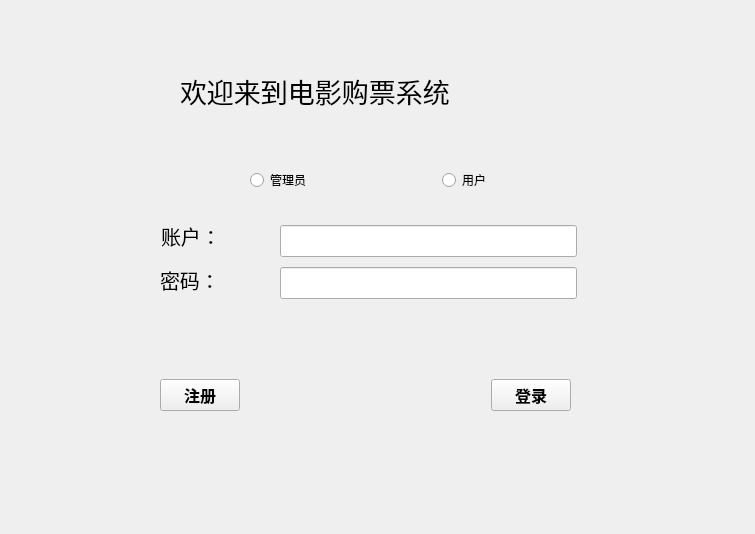
<?xml version="1.0" encoding="UTF-8"?>
<ui version="4.0">
 <class>FormLogin</class>
 <widget class="QWidget" name="FormLogin">
  <property name="geometry">
   <rect>
    <x>0</x>
    <y>0</y>
    <width>755</width>
    <height>534</height>
   </rect>
  </property>
  <property name="windowTitle">
   <string>登录界面</string>
  </property>
  <widget class="QLabel" name="userNameLabel">
   <property name="geometry">
    <rect>
     <x>161</x>
     <y>221</y>
     <width>120</width>
     <height>30</height>
    </rect>
   </property>
   <property name="font">
    <font>
     <pointsize>15</pointsize>
    </font>
   </property>
   <property name="text">
    <string>账户：</string>
   </property>
  </widget>
  <widget class="QLabel" name="passwordLabel">
   <property name="geometry">
    <rect>
     <x>160</x>
     <y>260</y>
     <width>90</width>
     <height>39</height>
    </rect>
   </property>
   <property name="font">
    <font>
     <pointsize>15</pointsize>
    </font>
   </property>
   <property name="text">
    <string>密码：</string>
   </property>
  </widget>
  <widget class="QLabel" name="titleLabel">
   <property name="geometry">
    <rect>
     <x>180</x>
     <y>50</y>
     <width>401</width>
     <height>81</height>
    </rect>
   </property>
   <property name="font">
    <font>
     <pointsize>20</pointsize>
    </font>
   </property>
   <property name="text">
    <string>欢迎来到电影购票系统</string>
   </property>
  </widget>
  <widget class="QWidget" name="layoutWidget">
   <property name="geometry">
    <rect>
     <x>280</x>
     <y>221</y>
     <width>297</width>
     <height>84</height>
    </rect>
   </property>
   <layout class="QVBoxLayout" name="verticalLayout">
    <item>
     <widget class="QLineEdit" name="accountEdit">
      <property name="font">
       <font>
        <pointsize>15</pointsize>
       </font>
      </property>
     </widget>
    </item>
    <item>
     <widget class="QLineEdit" name="passowordEdit">
      <property name="font">
       <font>
        <pointsize>15</pointsize>
       </font>
      </property>
     </widget>
    </item>
   </layout>
  </widget>
  <widget class="QWidget" name="layoutWidget">
   <property name="geometry">
    <rect>
     <x>160</x>
     <y>360</y>
     <width>411</width>
     <height>71</height>
    </rect>
   </property>
   <property name="font">
    <font>
     <pointsize>12</pointsize>
     <weight>75</weight>
     <bold>true</bold>
    </font>
   </property>
   <layout class="QHBoxLayout" name="horizontalLayout">
    <item>
     <widget class="QPushButton" name="registPushButton">
      <property name="font">
       <font>
        <pointsize>12</pointsize>
        <weight>75</weight>
        <bold>true</bold>
       </font>
      </property>
      <property name="text">
       <string>注册</string>
      </property>
     </widget>
    </item>
    <item>
     <spacer name="horizontalSpacer">
      <property name="font">
       <font>
        <pointsize>12</pointsize>
        <weight>75</weight>
        <bold>true</bold>
       </font>
      </property>
      <property name="orientation">
       <enum>Qt::Horizontal</enum>
      </property>
      <property name="sizeHint" stdset="0">
       <size>
        <width>40</width>
        <height>20</height>
       </size>
      </property>
     </spacer>
    </item>
    <item>
     <widget class="QPushButton" name="loginPushButton">
      <property name="font">
       <font>
        <pointsize>12</pointsize>
        <weight>75</weight>
        <bold>true</bold>
       </font>
      </property>
      <property name="text">
       <string>登录</string>
      </property>
     </widget>
    </item>
   </layout>
  </widget>
  <widget class="QWidget" name="layoutWidget">
   <property name="geometry">
    <rect>
     <x>250</x>
     <y>160</y>
     <width>241</width>
     <height>41</height>
    </rect>
   </property>
   <layout class="QHBoxLayout" name="horizontalLayout_2">
    <item>
     <widget class="QRadioButton" name="adminRadioButton">
      <property name="text">
       <string>管理员</string>
      </property>
     </widget>
    </item>
    <item>
     <spacer name="horizontalSpacer_2">
      <property name="orientation">
       <enum>Qt::Horizontal</enum>
      </property>
      <property name="sizeHint" stdset="0">
       <size>
        <width>40</width>
        <height>20</height>
       </size>
      </property>
     </spacer>
    </item>
    <item>
     <widget class="QRadioButton" name="userRadioButton">
      <property name="text">
       <string>用户</string>
      </property>
     </widget>
    </item>
   </layout>
  </widget>
 </widget>
 <resources/>
 <connections/>
</ui>
